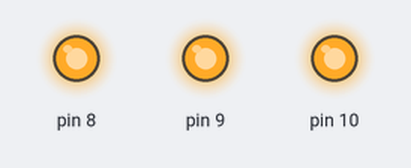
Bench run of a sketch on a simulated Arduino Uno, built with avr-gcc and run on an emulated ATmega328P. Shown: output pins drawn as LEDs (lit = HIGH).

Above: at 0.07 s.
At 1.12 s:
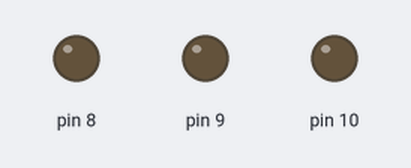
At 1.72 s:
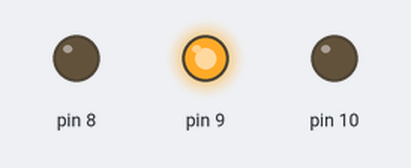
At 2.17 s:
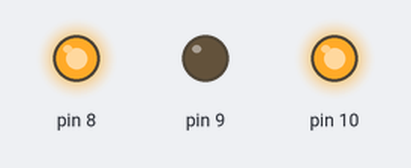
At 3.37 s:
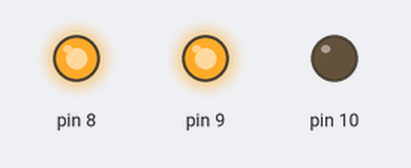
At 4.42 s:
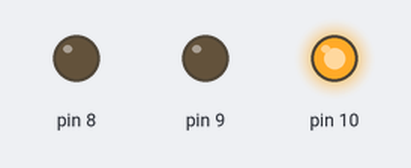
Timing chart, 0 to 4.7 s (numbered marks = the images above):
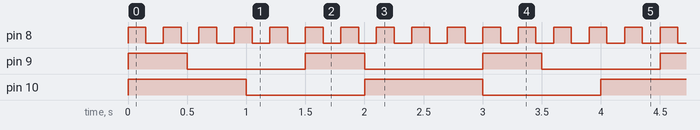

The sketch:

01-Parpadeo.ino
```cpp
#include <pt.h>


struct pt hilo1;
struct pt hilo2;
struct pt hilo3;

void setup() {
  PT_INIT(&hilo1);
  PT_INIT(&hilo2);
  PT_INIT(&hilo3);
}

void loop() {
  parpadeo(&hilo1);
  parpadeo2(&hilo2);
  parpadeo3(&hilo3);
}

void parpadeo(struct pt *pt) {
  PT_BEGIN(pt);                 //aqui inicia protothread

  static long t = 0;

  pinMode(10, OUTPUT);
  // }

  do {
  // void loop() {
    digitalWrite(10, HIGH);
    //funcion equivalente a delay 1000
    t = millis();
    PT_WAIT_WHILE(pt, (millis()-t)<1000);  //espera 1 seg

    digitalWrite(10, LOW);
    t = millis();
    PT_WAIT_UNTIL(pt, (millis()-t)>=1000);
  // }
  } while(true);
  PT_END(pt);
}

void parpadeo2(struct pt *pt) {
  PT_BEGIN(pt);
  // void setup() {
  static long t = 0;
  pinMode(9, OUTPUT);
  // }

  do {
  // void loop() {
    digitalWrite(9, HIGH);
    t = millis();
    PT_WAIT_WHILE(pt, (millis()-t)<500);

    digitalWrite(9, LOW);
    t = millis();
    PT_WAIT_UNTIL(pt, (millis()-t)>=1000);
  // }
  } while(true);
  PT_END(pt);
}

void parpadeo3(struct pt *pt) {
  PT_BEGIN(pt);
  // void setup() {
  static long t = 0;
  pinMode(8, OUTPUT);
  // }

  do {
  // void loop() {
    digitalWrite(8, HIGH);
    t = millis();
    PT_WAIT_WHILE(pt, (millis()-t)<150);

    digitalWrite(8, LOW);
    t = millis();
    PT_WAIT_UNTIL(pt, (millis()-t)>=150);
  // }
  } while(true);
  PT_END(pt);
}
```

Measured:
- by itself, pin 8: alternates HIGH for 0.15 s and LOW for 0.15 s
- by itself, pin 9: alternates HIGH for 0.50 s and LOW for 1.0 s
- by itself, pin 10: alternates HIGH for 1.0 s and LOW for 1.0 s
